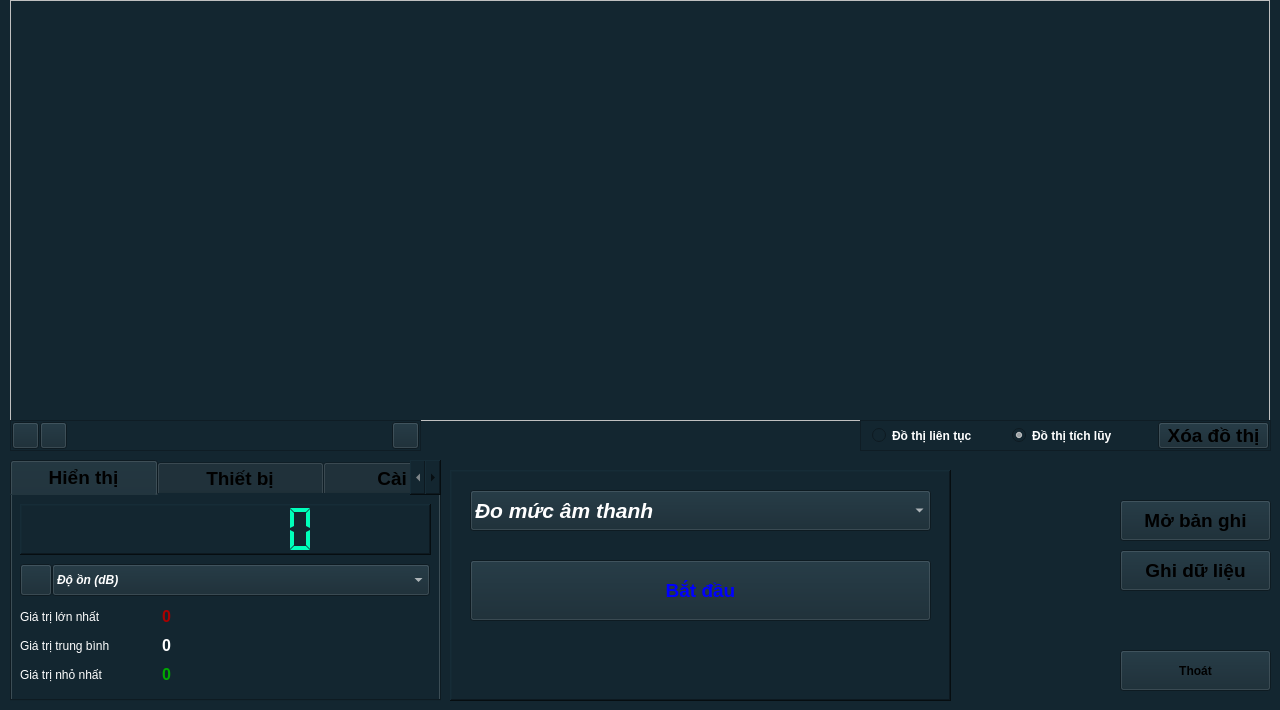
<?xml version="1.0" encoding="UTF-8"?>
<ui version="4.0">
 <class>Sensor_SEN0105</class>
 <widget class="QWidget" name="Sensor_SEN0105">
  <property name="geometry">
   <rect>
    <x>0</x>
    <y>0</y>
    <width>1280</width>
    <height>710</height>
   </rect>
  </property>
  <property name="windowTitle">
   <string>Form</string>
  </property>
  <property name="windowIcon">
   <iconset resource="../image.qrc">
    <normaloff>:/image/SOU0105_Icon.jpg</normaloff>:/image/SOU0105_Icon.jpg</iconset>
  </property>
  <property name="styleSheet">
   <string notr="true">background-color: #132630;</string>
  </property>
  <widget class="QTabWidget" name="tabWidget">
   <property name="geometry">
    <rect>
     <x>10</x>
     <y>460</y>
     <width>431</width>
     <height>241</height>
    </rect>
   </property>
   <property name="font">
    <font>
     <pointsize>14</pointsize>
     <weight>75</weight>
     <bold>true</bold>
    </font>
   </property>
   <property name="styleSheet">
    <string notr="true"/>
   </property>
   <property name="currentIndex">
    <number>0</number>
   </property>
   <property name="elideMode">
    <enum>Qt::ElideNone</enum>
   </property>
   <widget class="QWidget" name="tab_Infor_2">
    <attribute name="title">
     <string>     Hiển thị     </string>
    </attribute>
    <widget class="QFrame" name="frame_2">
     <property name="geometry">
      <rect>
       <x>0</x>
       <y>0</y>
       <width>431</width>
       <height>191</height>
      </rect>
     </property>
     <property name="styleSheet">
      <string notr="true">background-color: #132630;</string>
     </property>
     <property name="frameShape">
      <enum>QFrame::NoFrame</enum>
     </property>
     <property name="frameShadow">
      <enum>QFrame::Raised</enum>
     </property>
     <widget class="QLCDNumber" name="lcdNumber_Value">
      <property name="geometry">
       <rect>
        <x>8</x>
        <y>9</y>
        <width>411</width>
        <height>51</height>
       </rect>
      </property>
      <property name="styleSheet">
       <string notr="true">background-color: #132630;
color: rgb(0, 255, 187);</string>
      </property>
      <property name="frameShape">
       <enum>QFrame::WinPanel</enum>
      </property>
      <property name="lineWidth">
       <number>1</number>
      </property>
      <property name="smallDecimalPoint">
       <bool>false</bool>
      </property>
      <property name="digitCount">
       <number>7</number>
      </property>
      <property name="segmentStyle">
       <enum>QLCDNumber::Flat</enum>
      </property>
      <property name="value" stdset="0">
       <double>0.000000000000000</double>
      </property>
      <property name="intValue" stdset="0">
       <number>0</number>
      </property>
     </widget>
     <widget class="QComboBox" name="comboBox_Unit">
      <property name="geometry">
       <rect>
        <x>40</x>
        <y>69</y>
        <width>378</width>
        <height>32</height>
       </rect>
      </property>
      <property name="font">
       <font>
        <weight>75</weight>
        <italic>true</italic>
        <bold>true</bold>
       </font>
      </property>
      <property name="styleSheet">
       <string notr="true">color: rgb(255, 255, 255);</string>
      </property>
      <item>
       <property name="text">
        <string>Độ ồn (dB)</string>
       </property>
      </item>
      <item>
       <property name="text">
        <string>Tần số (Hz)</string>
       </property>
      </item>
      <item>
       <property name="text">
        <string>Điện áp (V - Voltage)</string>
       </property>
      </item>
     </widget>
     <widget class="QWidget" name="verticalLayoutWidget_6">
      <property name="geometry">
       <rect>
        <x>8</x>
        <y>110</y>
        <width>128</width>
        <height>81</height>
       </rect>
      </property>
      <layout class="QVBoxLayout" name="verticalLayout_6">
       <item>
        <widget class="QLabel" name="label_8">
         <property name="font">
          <font>
           <weight>50</weight>
           <bold>false</bold>
          </font>
         </property>
         <property name="styleSheet">
          <string notr="true">color: rgb(255, 255, 255);</string>
         </property>
         <property name="text">
          <string>Giá trị lớn nhất</string>
         </property>
        </widget>
       </item>
       <item>
        <widget class="QLabel" name="label_9">
         <property name="font">
          <font>
           <weight>50</weight>
           <bold>false</bold>
          </font>
         </property>
         <property name="styleSheet">
          <string notr="true">color: rgb(255, 255, 255);</string>
         </property>
         <property name="text">
          <string>Giá trị trung bình</string>
         </property>
        </widget>
       </item>
       <item>
        <widget class="QLabel" name="label_10">
         <property name="font">
          <font>
           <weight>50</weight>
           <bold>false</bold>
          </font>
         </property>
         <property name="styleSheet">
          <string notr="true">color: rgb(255, 255, 255);</string>
         </property>
         <property name="text">
          <string>Giá trị nhỏ nhất</string>
         </property>
        </widget>
       </item>
      </layout>
     </widget>
     <widget class="QWidget" name="verticalLayoutWidget_7">
      <property name="geometry">
       <rect>
        <x>150</x>
        <y>110</y>
        <width>261</width>
        <height>81</height>
       </rect>
      </property>
      <layout class="QVBoxLayout" name="verticalLayout_7">
       <item>
        <widget class="QLabel" name="label_ValueMax">
         <property name="font">
          <font>
           <pointsize>12</pointsize>
           <weight>75</weight>
           <bold>true</bold>
          </font>
         </property>
         <property name="styleSheet">
          <string notr="true">color: rgb(170, 0, 0);</string>
         </property>
         <property name="text">
          <string>0</string>
         </property>
        </widget>
       </item>
       <item>
        <widget class="QLabel" name="label_ValueAvg">
         <property name="font">
          <font>
           <pointsize>12</pointsize>
           <weight>75</weight>
           <bold>true</bold>
          </font>
         </property>
         <property name="styleSheet">
          <string notr="true">color: rgb(255, 255, 255);</string>
         </property>
         <property name="text">
          <string>0</string>
         </property>
        </widget>
       </item>
       <item>
        <widget class="QLabel" name="label_ValueMin">
         <property name="font">
          <font>
           <pointsize>12</pointsize>
           <weight>75</weight>
           <bold>true</bold>
          </font>
         </property>
         <property name="styleSheet">
          <string notr="true">color: rgb(0, 170, 0);</string>
         </property>
         <property name="text">
          <string>0</string>
         </property>
        </widget>
       </item>
      </layout>
     </widget>
     <widget class="QPushButton" name="pushButton">
      <property name="geometry">
       <rect>
        <x>8</x>
        <y>69</y>
        <width>32</width>
        <height>32</height>
       </rect>
      </property>
      <property name="styleSheet">
       <string notr="true"/>
      </property>
      <property name="text">
       <string/>
      </property>
      <property name="icon">
       <iconset resource="../image.qrc">
        <normaloff>:/image/SOU0105_Icon.jpg</normaloff>:/image/SOU0105_Icon.jpg</iconset>
      </property>
      <property name="iconSize">
       <size>
        <width>32</width>
        <height>32</height>
       </size>
      </property>
     </widget>
    </widget>
   </widget>
   <widget class="QWidget" name="tab_4">
    <attribute name="title">
     <string>       Thiết bị       </string>
    </attribute>
    <widget class="QWidget" name="verticalLayoutWidget_8">
     <property name="geometry">
      <rect>
       <x>110</x>
       <y>10</y>
       <width>231</width>
       <height>101</height>
      </rect>
     </property>
     <layout class="QVBoxLayout" name="verticalLayout_8">
      <item>
       <widget class="QLabel" name="label_Name">
        <property name="styleSheet">
         <string notr="true">color: rgb(255, 255, 255);</string>
        </property>
        <property name="text">
         <string/>
        </property>
       </widget>
      </item>
      <item>
       <widget class="QLabel" name="label_Address">
        <property name="styleSheet">
         <string notr="true">color: rgb(255, 255, 255);</string>
        </property>
        <property name="text">
         <string/>
        </property>
       </widget>
      </item>
      <item>
       <widget class="QLabel" name="label_SerialNumber">
        <property name="styleSheet">
         <string notr="true">color: rgb(255, 255, 255);</string>
        </property>
        <property name="text">
         <string/>
        </property>
       </widget>
      </item>
     </layout>
    </widget>
    <widget class="QWidget" name="verticalLayoutWidget_9">
     <property name="geometry">
      <rect>
       <x>10</x>
       <y>10</y>
       <width>91</width>
       <height>131</height>
      </rect>
     </property>
     <layout class="QVBoxLayout" name="verticalLayout_9">
      <item>
       <widget class="QLabel" name="label_13">
        <property name="styleSheet">
         <string notr="true">color: rgb(255, 255, 255);</string>
        </property>
        <property name="text">
         <string>Tên thiết bị:</string>
        </property>
       </widget>
      </item>
      <item>
       <widget class="QLabel" name="label_14">
        <property name="styleSheet">
         <string notr="true">color: rgb(255, 255, 255);</string>
        </property>
        <property name="text">
         <string>Địa chỉ:</string>
        </property>
       </widget>
      </item>
      <item>
       <widget class="QLabel" name="label_18">
        <property name="styleSheet">
         <string notr="true">color: rgb(255, 255, 255);</string>
        </property>
        <property name="text">
         <string>Mã sê-ri:</string>
        </property>
       </widget>
      </item>
      <item>
       <widget class="QLabel" name="label_19">
        <property name="styleSheet">
         <string notr="true">color: rgb(255, 255, 255);</string>
        </property>
        <property name="text">
         <string>Mô tả:</string>
        </property>
       </widget>
      </item>
     </layout>
    </widget>
    <widget class="QWidget" name="verticalLayoutWidget_10">
     <property name="geometry">
      <rect>
       <x>110</x>
       <y>110</y>
       <width>231</width>
       <height>61</height>
      </rect>
     </property>
     <layout class="QVBoxLayout" name="verticalLayout_10">
      <item>
       <widget class="QLabel" name="label_Description">
        <property name="styleSheet">
         <string notr="true">color: rgb(255, 255, 255);</string>
        </property>
        <property name="text">
         <string/>
        </property>
        <property name="alignment">
         <set>Qt::AlignLeading|Qt::AlignLeft|Qt::AlignTop</set>
        </property>
       </widget>
      </item>
     </layout>
    </widget>
   </widget>
   <widget class="QWidget" name="tab">
    <attribute name="title">
     <string>        Cài đặt        </string>
    </attribute>
    <widget class="QSpinBox" name="spinBox_SoundSensitivity">
     <property name="geometry">
      <rect>
       <x>190</x>
       <y>90</y>
       <width>101</width>
       <height>41</height>
      </rect>
     </property>
     <property name="font">
      <font>
       <weight>75</weight>
       <bold>true</bold>
      </font>
     </property>
     <property name="styleSheet">
      <string notr="true">QSpinBox
{
background-color: rgb(255, 255, 255);
color: rgb(0, 0, 0);
}
QSpinBox::up-button
{
    min-width:40px;
    min-height: 20px;
}
QSpinBox::down-button
{
    min-width: 40px;
    min-height: 20px;
}
</string>
     </property>
     <property name="minimum">
      <number>0</number>
     </property>
     <property name="maximum">
      <number>4096</number>
     </property>
     <property name="value">
      <number>500</number>
     </property>
    </widget>
    <widget class="QSpinBox" name="spinBox_SoundRepeat">
     <property name="geometry">
      <rect>
       <x>190</x>
       <y>140</y>
       <width>101</width>
       <height>41</height>
      </rect>
     </property>
     <property name="font">
      <font>
       <weight>75</weight>
       <bold>true</bold>
      </font>
     </property>
     <property name="styleSheet">
      <string notr="true">QSpinBox
{
background-color: rgb(255, 255, 255);
color: rgb(0, 0, 0);
}
QSpinBox::up-button
{
    min-width:40px;
    min-height: 20px;
}
QSpinBox::down-button
{
    min-width: 40px;
    min-height: 20px;
}
</string>
     </property>
     <property name="minimum">
      <number>0</number>
     </property>
     <property name="maximum">
      <number>255</number>
     </property>
     <property name="value">
      <number>10</number>
     </property>
    </widget>
    <widget class="QLabel" name="label_30">
     <property name="geometry">
      <rect>
       <x>50</x>
       <y>100</y>
       <width>131</width>
       <height>22</height>
      </rect>
     </property>
     <property name="styleSheet">
      <string notr="true">color: rgb(255, 255, 255);</string>
     </property>
     <property name="text">
      <string>Độ nhạy âm thoa:</string>
     </property>
    </widget>
    <widget class="QLabel" name="label_32">
     <property name="geometry">
      <rect>
       <x>104</x>
       <y>150</y>
       <width>71</width>
       <height>22</height>
      </rect>
     </property>
     <property name="styleSheet">
      <string notr="true">color: rgb(255, 255, 255);</string>
     </property>
     <property name="text">
      <string>Độ lặp lại:</string>
     </property>
    </widget>
    <widget class="Line" name="line">
     <property name="geometry">
      <rect>
       <x>6</x>
       <y>61</y>
       <width>411</width>
       <height>16</height>
      </rect>
     </property>
     <property name="orientation">
      <enum>Qt::Horizontal</enum>
     </property>
    </widget>
    <widget class="QSpinBox" name="spinBox_Display_Unit_Pre">
     <property name="geometry">
      <rect>
       <x>186</x>
       <y>10</y>
       <width>101</width>
       <height>40</height>
      </rect>
     </property>
     <property name="font">
      <font>
       <pointsize>12</pointsize>
       <weight>50</weight>
       <bold>false</bold>
      </font>
     </property>
     <property name="styleSheet">
      <string notr="true">QSpinBox
{
background-color: rgb(255, 255, 255);
color: rgb(0, 0, 0);
}
QSpinBox::up-button
{
    min-width:40px;
    min-height: 20px;
}
QSpinBox::down-button
{
    min-width: 40px;
    min-height: 20px;
}
</string>
     </property>
     <property name="alignment">
      <set>Qt::AlignCenter</set>
     </property>
     <property name="minimum">
      <number>0</number>
     </property>
     <property name="maximum">
      <number>3</number>
     </property>
     <property name="value">
      <number>3</number>
     </property>
    </widget>
    <widget class="QLabel" name="label_61">
     <property name="geometry">
      <rect>
       <x>90</x>
       <y>20</y>
       <width>81</width>
       <height>20</height>
      </rect>
     </property>
     <property name="font">
      <font>
       <pointsize>10</pointsize>
       <weight>50</weight>
       <bold>false</bold>
      </font>
     </property>
     <property name="styleSheet">
      <string notr="true">color: rgb(255, 255, 255);</string>
     </property>
     <property name="text">
      <string>Độ phân giải:</string>
     </property>
    </widget>
   </widget>
  </widget>
  <widget class="QPushButton" name="pushButton_Exit">
   <property name="geometry">
    <rect>
     <x>1120</x>
     <y>650</y>
     <width>151</width>
     <height>41</height>
    </rect>
   </property>
   <property name="font">
    <font>
     <weight>75</weight>
     <bold>true</bold>
    </font>
   </property>
   <property name="text">
    <string>Thoát</string>
   </property>
  </widget>
  <widget class="QFrame" name="frame_Chart">
   <property name="geometry">
    <rect>
     <x>10</x>
     <y>0</y>
     <width>1260</width>
     <height>421</height>
    </rect>
   </property>
   <property name="styleSheet">
    <string notr="true">QFrame { 
border: 1px solid #C0C0C0;
}</string>
   </property>
   <property name="frameShape">
    <enum>QFrame::StyledPanel</enum>
   </property>
   <property name="frameShadow">
    <enum>QFrame::Raised</enum>
   </property>
  </widget>
  <widget class="QPushButton" name="pushButton_OpenData">
   <property name="geometry">
    <rect>
     <x>1120</x>
     <y>500</y>
     <width>151</width>
     <height>41</height>
    </rect>
   </property>
   <property name="font">
    <font>
     <pointsize>14</pointsize>
     <weight>75</weight>
     <bold>true</bold>
    </font>
   </property>
   <property name="text">
    <string>Mở bản ghi</string>
   </property>
  </widget>
  <widget class="QFrame" name="frame">
   <property name="geometry">
    <rect>
     <x>450</x>
     <y>470</y>
     <width>501</width>
     <height>231</height>
    </rect>
   </property>
   <property name="styleSheet">
    <string notr="true">background-color: #132630;</string>
   </property>
   <property name="frameShape">
    <enum>QFrame::WinPanel</enum>
   </property>
   <property name="frameShadow">
    <enum>QFrame::Raised</enum>
   </property>
   <widget class="QPushButton" name="pushButton_Start">
    <property name="geometry">
     <rect>
      <x>20</x>
      <y>90</y>
      <width>461</width>
      <height>61</height>
     </rect>
    </property>
    <property name="font">
     <font>
      <pointsize>14</pointsize>
      <weight>75</weight>
      <bold>true</bold>
     </font>
    </property>
    <property name="styleSheet">
     <string notr="true">color: rgb(0, 0, 255);</string>
    </property>
    <property name="text">
     <string>Bắt đầu</string>
    </property>
   </widget>
   <widget class="QComboBox" name="comboBox_SelectSample">
    <property name="geometry">
     <rect>
      <x>20</x>
      <y>20</y>
      <width>461</width>
      <height>41</height>
     </rect>
    </property>
    <property name="font">
     <font>
      <pointsize>16</pointsize>
      <weight>75</weight>
      <italic>true</italic>
      <bold>true</bold>
     </font>
    </property>
    <property name="layoutDirection">
     <enum>Qt::LeftToRight</enum>
    </property>
    <property name="styleSheet">
     <string notr="true">color: rgb(255, 255, 255);</string>
    </property>
    <property name="editable">
     <bool>false</bool>
    </property>
    <item>
     <property name="text">
      <string>Đo mức âm thanh</string>
     </property>
    </item>
    <item>
     <property name="text">
      <string>Đo sóng tới và sóng phản xạ</string>
     </property>
    </item>
    <item>
     <property name="text">
      <string>Đo tần số âm thoa</string>
     </property>
    </item>
    <item>
     <property name="text">
      <string>Đo điện áp (Vrms)</string>
     </property>
    </item>
   </widget>
  </widget>
  <widget class="QPushButton" name="pushButton_SaveData">
   <property name="geometry">
    <rect>
     <x>1120</x>
     <y>550</y>
     <width>151</width>
     <height>41</height>
    </rect>
   </property>
   <property name="font">
    <font>
     <pointsize>14</pointsize>
     <weight>75</weight>
     <bold>true</bold>
    </font>
   </property>
   <property name="text">
    <string>Ghi dữ liệu</string>
   </property>
  </widget>
  <widget class="QFrame" name="frame_trackLine">
   <property name="geometry">
    <rect>
     <x>10</x>
     <y>420</y>
     <width>411</width>
     <height>31</height>
    </rect>
   </property>
   <property name="frameShape">
    <enum>QFrame::StyledPanel</enum>
   </property>
   <property name="frameShadow">
    <enum>QFrame::Raised</enum>
   </property>
   <widget class="QPushButton" name="pushButton_TrackLine_Yax">
    <property name="geometry">
     <rect>
      <x>382</x>
      <y>2</y>
      <width>27</width>
      <height>27</height>
     </rect>
    </property>
    <property name="font">
     <font>
      <pointsize>14</pointsize>
      <weight>75</weight>
      <bold>true</bold>
     </font>
    </property>
    <property name="toolTip">
     <string>tính hệ số góc y=ax</string>
    </property>
    <property name="text">
     <string/>
    </property>
    <property name="icon">
     <iconset resource="../image.qrc">
      <normaloff>:/image/MFS0103_Track_yax.jpg</normaloff>:/image/MFS0103_Track_yax.jpg</iconset>
    </property>
    <property name="iconSize">
     <size>
      <width>25</width>
      <height>25</height>
     </size>
    </property>
   </widget>
   <widget class="QPushButton" name="pushButton_TrackLine_Default">
    <property name="geometry">
     <rect>
      <x>2</x>
      <y>2</y>
      <width>27</width>
      <height>27</height>
     </rect>
    </property>
    <property name="font">
     <font>
      <pointsize>14</pointsize>
      <weight>75</weight>
      <bold>true</bold>
     </font>
    </property>
    <property name="toolTip">
     <string>trục tọa độ ảo</string>
    </property>
    <property name="text">
     <string/>
    </property>
    <property name="icon">
     <iconset resource="../image.qrc">
      <normaloff>:/image/MFS0103_Track_D.jpg</normaloff>:/image/MFS0103_Track_D.jpg</iconset>
    </property>
    <property name="iconSize">
     <size>
      <width>25</width>
      <height>25</height>
     </size>
    </property>
   </widget>
   <widget class="QPushButton" name="pushButton_TrackLine_Tooltip">
    <property name="geometry">
     <rect>
      <x>30</x>
      <y>2</y>
      <width>27</width>
      <height>27</height>
     </rect>
    </property>
    <property name="font">
     <font>
      <pointsize>14</pointsize>
      <weight>75</weight>
      <bold>true</bold>
     </font>
    </property>
    <property name="toolTip">
     <string>bắt điểm</string>
    </property>
    <property name="text">
     <string/>
    </property>
    <property name="icon">
     <iconset resource="../image.qrc">
      <normaloff>:/image/MFS0103_Track_T.jpg</normaloff>:/image/MFS0103_Track_T.jpg</iconset>
    </property>
    <property name="iconSize">
     <size>
      <width>25</width>
      <height>25</height>
     </size>
    </property>
   </widget>
  </widget>
  <widget class="QFrame" name="frame_setChart">
   <property name="geometry">
    <rect>
     <x>860</x>
     <y>420</y>
     <width>411</width>
     <height>31</height>
    </rect>
   </property>
   <property name="frameShape">
    <enum>QFrame::StyledPanel</enum>
   </property>
   <property name="frameShadow">
    <enum>QFrame::Raised</enum>
   </property>
   <widget class="QRadioButton" name="radioButton_Continuously">
    <property name="geometry">
     <rect>
      <x>12</x>
      <y>2</y>
      <width>141</width>
      <height>27</height>
     </rect>
    </property>
    <property name="font">
     <font>
      <weight>75</weight>
      <bold>true</bold>
     </font>
    </property>
    <property name="styleSheet">
     <string notr="true">color: rgb(255, 255, 255);</string>
    </property>
    <property name="text">
     <string>Đồ thị liên tục</string>
    </property>
    <property name="checked">
     <bool>false</bool>
    </property>
   </widget>
   <widget class="QRadioButton" name="radioButton_Accumulation">
    <property name="geometry">
     <rect>
      <x>152</x>
      <y>2</y>
      <width>131</width>
      <height>27</height>
     </rect>
    </property>
    <property name="font">
     <font>
      <weight>75</weight>
      <bold>true</bold>
     </font>
    </property>
    <property name="styleSheet">
     <string notr="true">color: rgb(255, 255, 255);</string>
    </property>
    <property name="text">
     <string>Đồ thị tích lũy</string>
    </property>
    <property name="checked">
     <bool>true</bool>
    </property>
   </widget>
   <widget class="QPushButton" name="pushButton_ClearChart">
    <property name="geometry">
     <rect>
      <x>298</x>
      <y>2</y>
      <width>111</width>
      <height>27</height>
     </rect>
    </property>
    <property name="font">
     <font>
      <pointsize>14</pointsize>
      <weight>75</weight>
      <bold>true</bold>
     </font>
    </property>
    <property name="text">
     <string>Xóa đồ thị</string>
    </property>
   </widget>
  </widget>
 </widget>
 <resources>
  <include location="../image.qrc"/>
 </resources>
 <connections/>
</ui>
